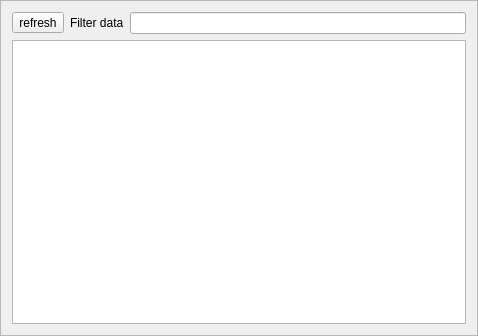
<?xml version="1.0" encoding="UTF-8"?>
<ui version="4.0">
 <class>HistoryDecrypt</class>
 <widget class="QFrame" name="HistoryDecrypt">
  <property name="geometry">
   <rect>
    <x>0</x>
    <y>0</y>
    <width>478</width>
    <height>336</height>
   </rect>
  </property>
  <property name="windowTitle">
   <string>Daftar pesan telah didekripsi</string>
  </property>
  <property name="windowIcon">
   <iconset resource="res.qrc">
    <normaloff>:/lock-26.png</normaloff>:/lock-26.png</iconset>
  </property>
  <property name="frameShape">
   <enum>QFrame::StyledPanel</enum>
  </property>
  <property name="frameShadow">
   <enum>QFrame::Raised</enum>
  </property>
  <layout class="QGridLayout" name="gridLayout_3">
   <item row="0" column="0">
    <layout class="QGridLayout" name="gridLayout_2">
     <item row="0" column="1">
      <widget class="QLabel" name="label">
       <property name="text">
        <string>&lt;html&gt;&lt;head/&gt;&lt;body&gt;&lt;p&gt;Filter data&lt;/p&gt;&lt;/body&gt;&lt;/html&gt;</string>
       </property>
      </widget>
     </item>
     <item row="0" column="2">
      <widget class="QLineEdit" name="lineEdit"/>
     </item>
     <item row="0" column="0">
      <widget class="QToolButton" name="toolButton">
       <property name="text">
        <string>refresh</string>
       </property>
      </widget>
     </item>
    </layout>
   </item>
   <item row="1" column="0">
    <layout class="QGridLayout" name="gridLayout">
     <item row="0" column="0">
      <widget class="QTableView" name="tableView"/>
     </item>
    </layout>
   </item>
  </layout>
 </widget>
 <resources>
  <include location="res.qrc"/>
 </resources>
 <connections/>
</ui>
